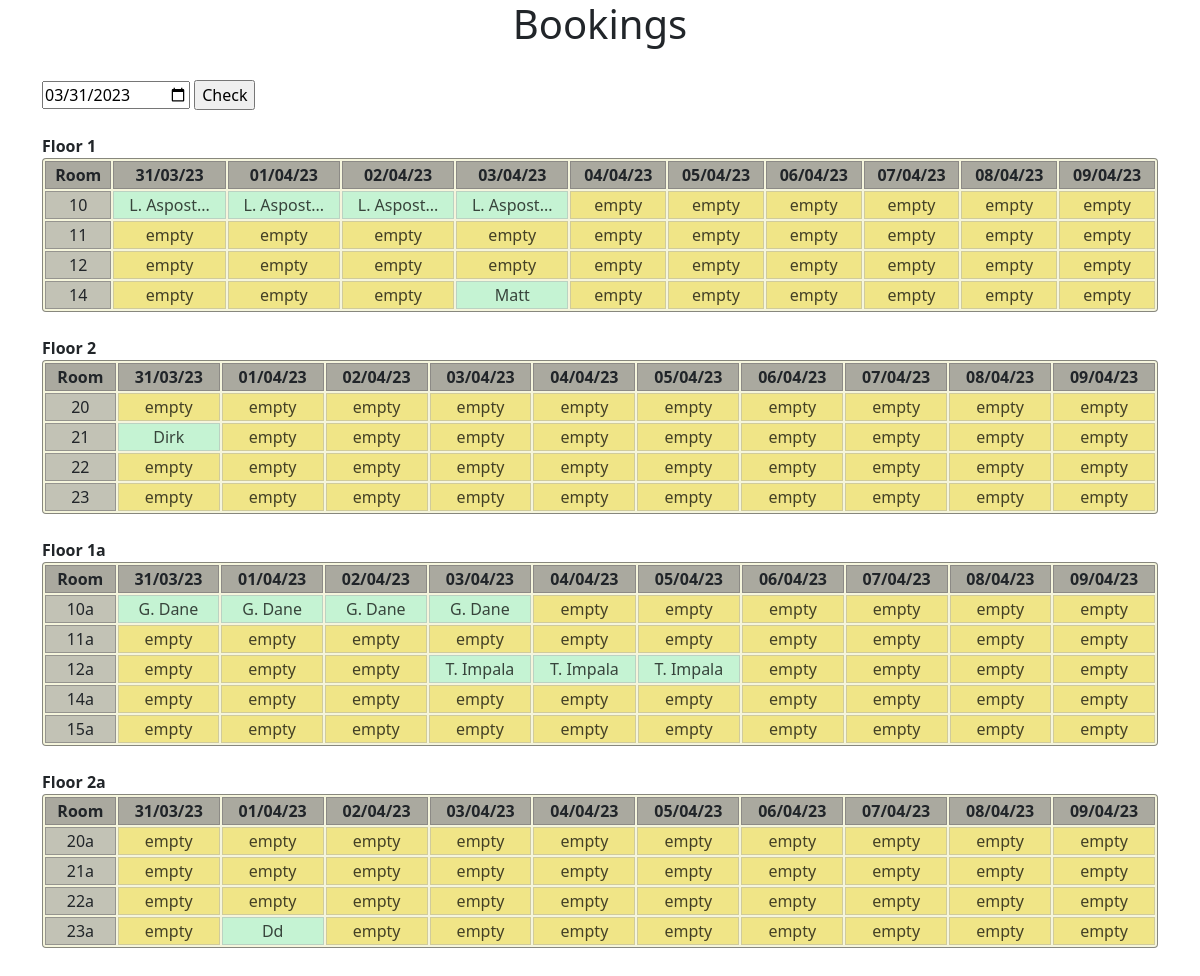
Before: / with the older database file.
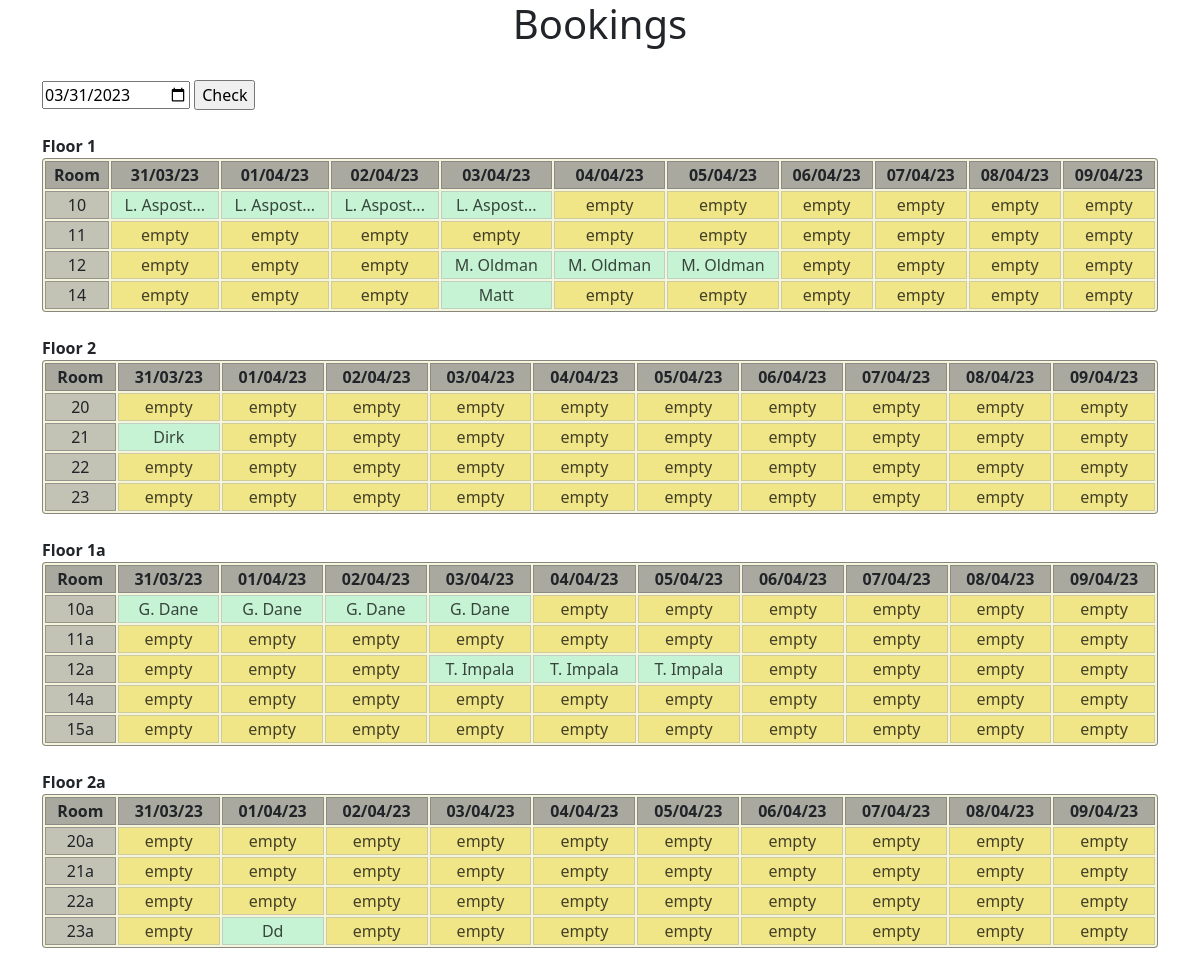
After: the same page with the newer database file.
### bookings/models.py (models this page shows, shortened)
class Floor(models.Model):
    identifier = models.CharField(max_length=25)
    def __str__(self):
        return f'Floor {self.identifier}'

class Room(models.Model):
    ROOM_TYPE_CHOICES = [
        ('SNGL', 'Single'),
        ('DBL', 'Double'),
        ('TWN', 'Twin'),
        ('TRPL', 'Triple'),
        ('QUAD', 'Quad'),
        ('FML', 'Family')
    ]
    identifier = models.CharField(max_length=8)
    type = models.CharField(max_length=8, choices = ROOM_TYPE_CHOICES)
    floor = models.ForeignKey(Floor, on_delete=models.CASCADE)
    occupancy = models.IntegerField()
    def __str__(self):
        return self.identifier

class Booking(models.Model):
    main_guest = models.ForeignKey(Guest, on_delete=models.CASCADE)
    room = models.ForeignKey(Room, on_delete=models.CASCADE, blank=True)
    total_guests = models.IntegerField()
    rate = models.DecimalField(max_digits=6, decimal_places=2)
    check_in = models.DateTimeField('check-in')
    check_out = models.DateTimeField('check-out')
    def index(self):
        return f'{self.main_guest.index_display()}'

class Guest(models.Model):
    first_name = models.CharField(max_length=50)
    last_name = models.CharField(max_length=50, blank=True)
    tel_number = models.CharField(max_length=12, blank=True)
    email = models.EmailField(max_length=254, blank=True)
    def index_display(self):
        if self.last_name:
            if len(self.last_name) > 7:
                return f'{(self.first_name[0].upper())}. {self.last_name[:6].capitalize()}...'
            else:
                return f'{(self.first_name[0].upper())}. {self.last_name.capitalize()}'
        else:
            if len(self.first_name) > 10:
                return f'{self.first_name[:6].capitalize()}...'
            else:
                return f'{self.first_name.capitalize()}'

### bookings/views.py (the view)
# urls.py: path('', views.index, name='index'),
def index(request):
    if request.method == 'POST':
        date = request.POST.get('date')
        date_check = datetime.fromisoformat(date).replace(tzinfo=AMSTERDAM)
    else:
        date_check = timezone.now()
    form = DatePickerForm(initial={'date': date_check})
    dates = ['Room']
    rooms = Room.objects.all()
    floors = Floor.objects.all()
    bookings = Booking.objects.filter(check_in__range=(date_check - timedelta(days=14), date_check + timedelta(days=14)))
    floor_dict = dict.fromkeys(floors)
    date_check_header = date_check
    for i in range(DAYCOUNT):
        dates.append(date_check_header.strftime('%d/%m/%y'))
        date_check_header += timedelta(days=1)
    for floor in floor_dict:
        bookings_per_floor = []
        rooms_per_floor = rooms.filter(floor=floor)
        for room_nr in rooms_per_floor:
            bookings_per_floor.append([room_nr])
        floor_dict[floor] = bookings_per_floor
    for floor in floor_dict:
        for room_row in floor_dict[floor]:
            d = date_check
            for i in range(DAYCOUNT):
                room_row.append(d.strftime('%d%m%y'))
                d += timedelta(days=1)
    for floor in floor_dict:
        for row in floor_dict[floor]:
            bookings_per_room = bookings.filter(room=row[0])
            if bookings_per_room:
                for day in row:
                    for booking in bookings_per_room:
                        date_check_booking = date_check
                        for i , j in enumerate(range(DAYCOUNT), 1):
                            if booking.check_in <= date_check_booking <= booking.check_out:
                                row[i] = booking
                                date_check_booking += timedelta(days=1)
                            else:
                                date_check_booking += timedelta(days=1)
    return render(request, 'bookings/index.html',
                  { 'dates' : dates,
                   'floor_dict': floor_dict,
                   'form': form})

### bookings/forms.py
class DatePickerForm(forms.Form):
    date = forms.DateField(widget=DateInput(), label='')

### bookings/templates/bookings/index.html (shortened to what this page needs)
{% extends 'bookings/header.html' %}
{% block content %}
  <div class="container">
    <h1>Bookings</h1>
    <br>
    <form action="/" method="post">
      {{form}}
      <input type="submit" value="Check">
    </form>
    {% for key, value in floor_dict.items %}
      <table>
        <br>
        <strong>{{key}}</strong>
        <tr>
          {% for date in dates %}
            <th class="date">{{ date }}</th>
          {% endfor %}
        </tr>
        {% for room in value %}
          <tr>
              {% for booking in room %}
                {% if booking.pk %}
                  {% if booking.identifier %}
                    <td class="room_nr">{{ booking }}</td>
                  {% else %}
                    <td class="booking"><a href="detail/{{booking.pk}}">{{ booking.index }}</a></td>
                  {% endif %}
                {% else %}
                  <td class="empty"><a href="new_booking/{{room.0.pk}}/{{booking}}">empty</a></td>
                {% endif %}
              {% endfor %}
          </tr>
        {% endfor %}
      </table>
    {% endfor %}
    <br><br><br><br>
  </div>
{% endblock %}

### bookings/templates/bookings/header.html (shortened to what this page needs)
<!DOCTYPE html>
<html lang="en">
  <head>
    {% load static %}
    <link rel="stylesheet" href="https://cdnjs.cloudflare.com/ajax/libs/font-awesome/4.7.0/css/font-awesome.min.css">
    <link href="https://cdn.jsdelivr.net/npm/bootstrap@5.3.0-alpha1/dist/css/bootstrap.min.css" rel="stylesheet">
    <link rel="stylesheet" href="{% static 'bookings/style.css' %}">
  </head>
  <body>
    {% block content %}
    {% endblock %}
  </body>
</html>

### bookings/static/bookings/style.css (style rules this page uses)
h1, h5 { text-align: center; }
table { border: 1px solid rgba(63, 63, 63, 0.6); background-color:beige; width: 100%; border-collapse: separate; border-radius: 4px; }
td, th { border: 1px solid rgba(120, 119, 119, 0.6); text-align: center; }
a { color: rgba(0, 0, 0, 0.72); text-decoration: none; }
.booking { border: 1px solid rgba(177, 177, 178, 0.5); background-color: rgba(52, 235, 183, 0.25); }
.empty { border: 1px solid rgba(177, 177, 178, 0.5); background-color: rgba(235, 213, 52, 0.5); }
.room_nr { background-color: rgba(143, 143, 143, 0.5); }
.date { background-color: rgba(120, 119, 119, 0.6); }

Changed rows visible on the page:
computed for Floor "Floor 1": loses Room (identifier "12")
added Booking: index "M. Oldman", shown under Room (number 3 of 17 on the later page)
